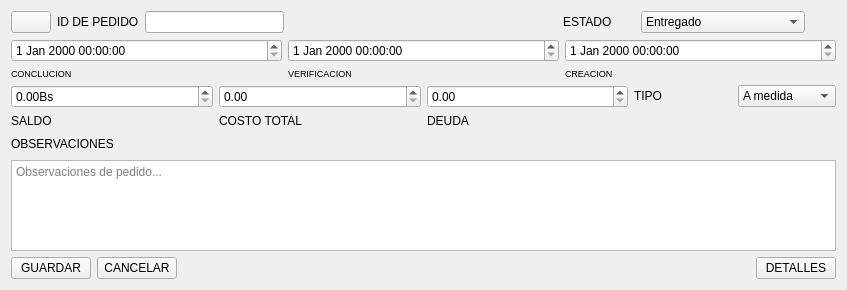
<?xml version="1.0" encoding="UTF-8"?>
<ui version="4.0">
 <class>Form_ShowPedidos</class>
 <widget class="QWidget" name="Form_ShowPedidos">
  <property name="geometry">
   <rect>
    <x>0</x>
    <y>0</y>
    <width>847</width>
    <height>290</height>
   </rect>
  </property>
  <property name="minimumSize">
   <size>
    <width>0</width>
    <height>290</height>
   </size>
  </property>
  <property name="maximumSize">
   <size>
    <width>16777215</width>
    <height>290</height>
   </size>
  </property>
  <property name="windowTitle">
   <string>Form</string>
  </property>
  <layout class="QVBoxLayout" name="verticalLayout_9">
   <item>
    <layout class="QHBoxLayout" name="horizontalLayout_6">
     <item>
      <layout class="QHBoxLayout" name="horizontalLayout_4" stretch="0,0,0">
       <item>
        <widget class="QPushButton" name="pushButton_editarPedido">
         <property name="text">
          <string/>
         </property>
         <property name="icon">
          <iconset resource="../VentanaPrincipal/resources.qrc">
           <normaloff>:/icons/images/icons/cil-pen-alt.png</normaloff>:/icons/images/icons/cil-pen-alt.png</iconset>
         </property>
        </widget>
       </item>
       <item>
        <widget class="QLabel" name="label">
         <property name="text">
          <string>ID DE PEDIDO</string>
         </property>
        </widget>
       </item>
       <item>
        <widget class="QLineEdit" name="lineEdit_idPedido"/>
       </item>
      </layout>
     </item>
     <item>
      <spacer name="horizontalSpacer">
       <property name="orientation">
        <enum>Qt::Horizontal</enum>
       </property>
       <property name="sizeHint" stdset="0">
        <size>
         <width>40</width>
         <height>20</height>
        </size>
       </property>
      </spacer>
     </item>
     <item>
      <layout class="QHBoxLayout" name="horizontalLayout_5">
       <property name="spacing">
        <number>29</number>
       </property>
       <property name="leftMargin">
        <number>0</number>
       </property>
       <property name="rightMargin">
        <number>31</number>
       </property>
       <item>
        <widget class="QLabel" name="label_10">
         <property name="text">
          <string>ESTADO</string>
         </property>
        </widget>
       </item>
       <item>
        <widget class="QComboBox" name="comboBox_estado">
         <property name="sizePolicy">
          <sizepolicy hsizetype="Expanding" vsizetype="Fixed">
           <horstretch>0</horstretch>
           <verstretch>0</verstretch>
          </sizepolicy>
         </property>
         <item>
          <property name="text">
           <string>Entregado</string>
          </property>
         </item>
         <item>
          <property name="text">
           <string>En proceso</string>
          </property>
         </item>
         <item>
          <property name="text">
           <string>Na</string>
          </property>
         </item>
        </widget>
       </item>
      </layout>
     </item>
    </layout>
   </item>
   <item>
    <layout class="QHBoxLayout" name="horizontalLayout_2">
     <item>
      <layout class="QVBoxLayout" name="verticalLayout">
       <item>
        <widget class="QDateTimeEdit" name="dateTimeEdit_conclucion"/>
       </item>
       <item>
        <widget class="QLabel" name="label_5">
         <property name="font">
          <font>
           <pointsize>7</pointsize>
          </font>
         </property>
         <property name="text">
          <string>CONCLUCION</string>
         </property>
        </widget>
       </item>
      </layout>
     </item>
     <item>
      <layout class="QVBoxLayout" name="verticalLayout_2">
       <item>
        <widget class="QDateTimeEdit" name="dateTimeEdit_verificacion"/>
       </item>
       <item>
        <widget class="QLabel" name="label_3">
         <property name="font">
          <font>
           <pointsize>7</pointsize>
          </font>
         </property>
         <property name="text">
          <string>VERIFICACION</string>
         </property>
        </widget>
       </item>
      </layout>
     </item>
     <item>
      <layout class="QVBoxLayout" name="verticalLayout_3">
       <item>
        <widget class="QDateTimeEdit" name="dateTimeEdit_creacion"/>
       </item>
       <item>
        <widget class="QLabel" name="label_2">
         <property name="font">
          <font>
           <pointsize>7</pointsize>
          </font>
         </property>
         <property name="text">
          <string>CREACION</string>
         </property>
        </widget>
       </item>
      </layout>
     </item>
    </layout>
   </item>
   <item>
    <layout class="QHBoxLayout" name="horizontalLayout_3">
     <item>
      <layout class="QVBoxLayout" name="verticalLayout_4">
       <item>
        <widget class="QDoubleSpinBox" name="doubleSpinBox_saldo">
         <property name="suffix">
          <string extracomment="Bolivianos">Bs</string>
         </property>
         <property name="maximum">
          <double>50000.989999999997963</double>
         </property>
         <property name="singleStep">
          <double>10.000000000000000</double>
         </property>
        </widget>
       </item>
       <item>
        <widget class="QLabel" name="label_8">
         <property name="text">
          <string>SALDO</string>
         </property>
        </widget>
       </item>
      </layout>
     </item>
     <item>
      <layout class="QVBoxLayout" name="verticalLayout_5">
       <item>
        <widget class="QDoubleSpinBox" name="doubleSpinBox_costoTotal">
         <property name="maximum">
          <double>50000.989999999997963</double>
         </property>
         <property name="singleStep">
          <double>10.000000000000000</double>
         </property>
        </widget>
       </item>
       <item>
        <widget class="QLabel" name="label_4">
         <property name="text">
          <string>COSTO TOTAL</string>
         </property>
        </widget>
       </item>
      </layout>
     </item>
     <item>
      <layout class="QVBoxLayout" name="verticalLayout_6">
       <item>
        <widget class="QDoubleSpinBox" name="doubleSpinBox_deuda">
         <property name="maximum">
          <double>50000.989999999997963</double>
         </property>
         <property name="singleStep">
          <double>10.000000000000000</double>
         </property>
        </widget>
       </item>
       <item>
        <widget class="QLabel" name="label_9">
         <property name="text">
          <string>DEUDA</string>
         </property>
        </widget>
       </item>
      </layout>
     </item>
     <item>
      <layout class="QVBoxLayout" name="verticalLayout_7">
       <item>
        <layout class="QHBoxLayout" name="horizontalLayout">
         <item>
          <widget class="QLabel" name="label_6">
           <property name="text">
            <string>TIPO</string>
           </property>
          </widget>
         </item>
         <item>
          <widget class="QComboBox" name="comboBox_tipoPedido">
           <item>
            <property name="text">
             <string>A medida</string>
            </property>
           </item>
           <item>
            <property name="text">
             <string>Informal</string>
            </property>
           </item>
           <item>
            <property name="text">
             <string>Servicio</string>
            </property>
           </item>
          </widget>
         </item>
        </layout>
       </item>
       <item>
        <spacer name="verticalSpacer">
         <property name="orientation">
          <enum>Qt::Vertical</enum>
         </property>
         <property name="sizeHint" stdset="0">
          <size>
           <width>20</width>
           <height>40</height>
          </size>
         </property>
        </spacer>
       </item>
      </layout>
     </item>
    </layout>
   </item>
   <item>
    <layout class="QVBoxLayout" name="verticalLayout_8">
     <item>
      <layout class="QHBoxLayout" name="horizontalLayout_7">
       <item>
        <widget class="QLabel" name="label_7">
         <property name="text">
          <string>OBSERVACIONES</string>
         </property>
        </widget>
       </item>
       <item>
        <spacer name="horizontalSpacer_2">
         <property name="orientation">
          <enum>Qt::Horizontal</enum>
         </property>
         <property name="sizeHint" stdset="0">
          <size>
           <width>40</width>
           <height>20</height>
          </size>
         </property>
        </spacer>
       </item>
      </layout>
     </item>
     <item>
      <widget class="QTextEdit" name="textEdit_observaciones">
       <property name="styleSheet">
        <string notr="true"/>
       </property>
       <property name="markdown">
        <string/>
       </property>
       <property name="placeholderText">
        <string>Observaciones de pedido...</string>
       </property>
      </widget>
     </item>
    </layout>
   </item>
   <item>
    <layout class="QHBoxLayout" name="horizontalLayout_9">
     <item>
      <layout class="QHBoxLayout" name="horizontalLayout_8">
       <item>
        <widget class="QPushButton" name="pushButton_guardar">
         <property name="text">
          <string>GUARDAR</string>
         </property>
        </widget>
       </item>
       <item>
        <widget class="QPushButton" name="pushButton_cancelar">
         <property name="text">
          <string>CANCELAR</string>
         </property>
        </widget>
       </item>
      </layout>
     </item>
     <item>
      <spacer name="horizontalSpacer_3">
       <property name="orientation">
        <enum>Qt::Horizontal</enum>
       </property>
       <property name="sizeHint" stdset="0">
        <size>
         <width>40</width>
         <height>20</height>
        </size>
       </property>
      </spacer>
     </item>
     <item>
      <widget class="QPushButton" name="pushButton_detalles">
       <property name="text">
        <string>DETALLES</string>
       </property>
      </widget>
     </item>
    </layout>
   </item>
  </layout>
 </widget>
 <resources>
  <include location="../VentanaPrincipal/resources.qrc"/>
 </resources>
 <connections/>
</ui>
